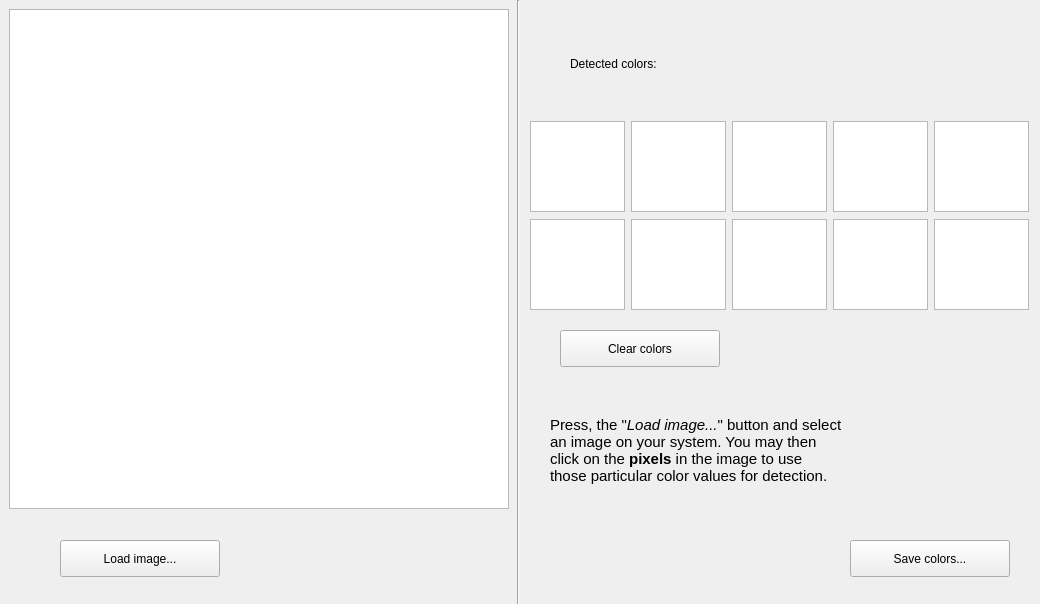
<?xml version="1.0" encoding="UTF-8"?>
<ui version="4.0">
 <class>Form</class>
 <widget class="QWidget" name="Form">
  <property name="geometry">
   <rect>
    <x>0</x>
    <y>0</y>
    <width>1040</width>
    <height>604</height>
   </rect>
  </property>
  <property name="sizePolicy">
   <sizepolicy hsizetype="Fixed" vsizetype="Fixed">
    <horstretch>0</horstretch>
    <verstretch>0</verstretch>
   </sizepolicy>
  </property>
  <property name="minimumSize">
   <size>
    <width>1040</width>
    <height>604</height>
   </size>
  </property>
  <property name="maximumSize">
   <size>
    <width>1040</width>
    <height>604</height>
   </size>
  </property>
  <property name="windowTitle">
   <string>Form</string>
  </property>
  <widget class="QGraphicsView" name="grObjectImage">
   <property name="geometry">
    <rect>
     <x>9</x>
     <y>9</y>
     <width>500</width>
     <height>500</height>
    </rect>
   </property>
  </widget>
  <widget class="QPushButton" name="btnLoadImage">
   <property name="geometry">
    <rect>
     <x>60</x>
     <y>540</y>
     <width>160</width>
     <height>37</height>
    </rect>
   </property>
   <property name="text">
    <string>Load image...</string>
   </property>
  </widget>
  <widget class="Line" name="line">
   <property name="geometry">
    <rect>
     <x>510</x>
     <y>0</y>
     <width>16</width>
     <height>697</height>
    </rect>
   </property>
   <property name="orientation">
    <enum>Qt::Vertical</enum>
   </property>
  </widget>
  <widget class="QWidget" name="gridLayoutWidget">
   <property name="geometry">
    <rect>
     <x>530</x>
     <y>120</y>
     <width>501</width>
     <height>191</height>
    </rect>
   </property>
   <layout class="QGridLayout" name="gridLayoutColors">
    <item row="0" column="1">
     <widget class="QGraphicsView" name="grColor2">
      <property name="sizePolicy">
       <sizepolicy hsizetype="Fixed" vsizetype="Fixed">
        <horstretch>0</horstretch>
        <verstretch>0</verstretch>
       </sizepolicy>
      </property>
      <property name="minimumSize">
       <size>
        <width>95</width>
        <height>91</height>
       </size>
      </property>
      <property name="maximumSize">
       <size>
        <width>95</width>
        <height>91</height>
       </size>
      </property>
     </widget>
    </item>
    <item row="0" column="3">
     <widget class="QGraphicsView" name="grColor4">
      <property name="sizePolicy">
       <sizepolicy hsizetype="Fixed" vsizetype="Fixed">
        <horstretch>0</horstretch>
        <verstretch>0</verstretch>
       </sizepolicy>
      </property>
      <property name="minimumSize">
       <size>
        <width>95</width>
        <height>91</height>
       </size>
      </property>
      <property name="maximumSize">
       <size>
        <width>95</width>
        <height>91</height>
       </size>
      </property>
     </widget>
    </item>
    <item row="0" column="0">
     <widget class="QGraphicsView" name="grColor1">
      <property name="sizePolicy">
       <sizepolicy hsizetype="Fixed" vsizetype="Fixed">
        <horstretch>0</horstretch>
        <verstretch>0</verstretch>
       </sizepolicy>
      </property>
      <property name="minimumSize">
       <size>
        <width>95</width>
        <height>91</height>
       </size>
      </property>
      <property name="maximumSize">
       <size>
        <width>95</width>
        <height>91</height>
       </size>
      </property>
     </widget>
    </item>
    <item row="0" column="4">
     <widget class="QGraphicsView" name="grColor5">
      <property name="sizePolicy">
       <sizepolicy hsizetype="Fixed" vsizetype="Fixed">
        <horstretch>0</horstretch>
        <verstretch>0</verstretch>
       </sizepolicy>
      </property>
      <property name="minimumSize">
       <size>
        <width>95</width>
        <height>91</height>
       </size>
      </property>
      <property name="maximumSize">
       <size>
        <width>95</width>
        <height>91</height>
       </size>
      </property>
     </widget>
    </item>
    <item row="0" column="2">
     <widget class="QGraphicsView" name="grColor3">
      <property name="sizePolicy">
       <sizepolicy hsizetype="Fixed" vsizetype="Fixed">
        <horstretch>0</horstretch>
        <verstretch>0</verstretch>
       </sizepolicy>
      </property>
      <property name="minimumSize">
       <size>
        <width>95</width>
        <height>91</height>
       </size>
      </property>
      <property name="maximumSize">
       <size>
        <width>95</width>
        <height>91</height>
       </size>
      </property>
     </widget>
    </item>
    <item row="1" column="0">
     <widget class="QGraphicsView" name="grColor6">
      <property name="sizePolicy">
       <sizepolicy hsizetype="Fixed" vsizetype="Fixed">
        <horstretch>0</horstretch>
        <verstretch>0</verstretch>
       </sizepolicy>
      </property>
      <property name="minimumSize">
       <size>
        <width>95</width>
        <height>91</height>
       </size>
      </property>
      <property name="maximumSize">
       <size>
        <width>95</width>
        <height>91</height>
       </size>
      </property>
     </widget>
    </item>
    <item row="1" column="1">
     <widget class="QGraphicsView" name="grColor7">
      <property name="sizePolicy">
       <sizepolicy hsizetype="Fixed" vsizetype="Fixed">
        <horstretch>0</horstretch>
        <verstretch>0</verstretch>
       </sizepolicy>
      </property>
      <property name="minimumSize">
       <size>
        <width>95</width>
        <height>91</height>
       </size>
      </property>
      <property name="maximumSize">
       <size>
        <width>95</width>
        <height>91</height>
       </size>
      </property>
     </widget>
    </item>
    <item row="1" column="2">
     <widget class="QGraphicsView" name="grColor8">
      <property name="sizePolicy">
       <sizepolicy hsizetype="Fixed" vsizetype="Fixed">
        <horstretch>0</horstretch>
        <verstretch>0</verstretch>
       </sizepolicy>
      </property>
      <property name="minimumSize">
       <size>
        <width>95</width>
        <height>91</height>
       </size>
      </property>
      <property name="maximumSize">
       <size>
        <width>95</width>
        <height>91</height>
       </size>
      </property>
     </widget>
    </item>
    <item row="1" column="3">
     <widget class="QGraphicsView" name="grColor9">
      <property name="sizePolicy">
       <sizepolicy hsizetype="Fixed" vsizetype="Fixed">
        <horstretch>0</horstretch>
        <verstretch>0</verstretch>
       </sizepolicy>
      </property>
      <property name="minimumSize">
       <size>
        <width>95</width>
        <height>91</height>
       </size>
      </property>
      <property name="maximumSize">
       <size>
        <width>95</width>
        <height>91</height>
       </size>
      </property>
     </widget>
    </item>
    <item row="1" column="4">
     <widget class="QGraphicsView" name="grColor10">
      <property name="sizePolicy">
       <sizepolicy hsizetype="Fixed" vsizetype="Fixed">
        <horstretch>0</horstretch>
        <verstretch>0</verstretch>
       </sizepolicy>
      </property>
      <property name="minimumSize">
       <size>
        <width>95</width>
        <height>91</height>
       </size>
      </property>
      <property name="maximumSize">
       <size>
        <width>95</width>
        <height>91</height>
       </size>
      </property>
     </widget>
    </item>
   </layout>
  </widget>
  <widget class="QPushButton" name="btnSaveColors">
   <property name="geometry">
    <rect>
     <x>850</x>
     <y>540</y>
     <width>160</width>
     <height>37</height>
    </rect>
   </property>
   <property name="text">
    <string>Save colors...</string>
   </property>
  </widget>
  <widget class="QLabel" name="lblDetectedColors">
   <property name="geometry">
    <rect>
     <x>570</x>
     <y>50</y>
     <width>191</width>
     <height>27</height>
    </rect>
   </property>
   <property name="sizePolicy">
    <sizepolicy hsizetype="Minimum" vsizetype="Minimum">
     <horstretch>0</horstretch>
     <verstretch>0</verstretch>
    </sizepolicy>
   </property>
   <property name="text">
    <string>Detected colors:</string>
   </property>
  </widget>
  <widget class="QLabel" name="label">
   <property name="geometry">
    <rect>
     <x>550</x>
     <y>380</y>
     <width>451</width>
     <height>141</height>
    </rect>
   </property>
   <property name="sizePolicy">
    <sizepolicy hsizetype="Preferred" vsizetype="Preferred">
     <horstretch>0</horstretch>
     <verstretch>0</verstretch>
    </sizepolicy>
   </property>
   <property name="text">
    <string>&lt;html&gt;&lt;head/&gt;&lt;body&gt;&lt;p&gt;&lt;span style=&quot; font-size:11pt;&quot;&gt;Press, the &amp;quot;&lt;/span&gt;&lt;span style=&quot; font-size:11pt; font-style:italic;&quot;&gt;Load image...&lt;/span&gt;&lt;span style=&quot; font-size:11pt;&quot;&gt;&amp;quot; button and select&lt;br/&gt;an image on your system. You may then&lt;br/&gt;click on the &lt;/span&gt;&lt;span style=&quot; font-size:11pt; font-weight:600;&quot;&gt;pixels&lt;/span&gt;&lt;span style=&quot; font-size:11pt;&quot;&gt; in the image to use&lt;br/&gt;those particular color values for detection.&lt;/span&gt;&lt;/p&gt;&lt;/body&gt;&lt;/html&gt;</string>
   </property>
  </widget>
  <widget class="QPushButton" name="btnClearColors">
   <property name="geometry">
    <rect>
     <x>560</x>
     <y>330</y>
     <width>160</width>
     <height>37</height>
    </rect>
   </property>
   <property name="text">
    <string>Clear colors</string>
   </property>
  </widget>
 </widget>
 <resources/>
 <connections/>
</ui>
